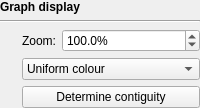
         <widget class="QWidget" name="graphDisplayWidget" native="true">
          <property name="enabled">
           <bool>true</bool>
          </property>
          <layout class="QVBoxLayout" name="verticalLayout">
           <property name="leftMargin">
            <number>0</number>
           </property>
           <property name="topMargin">
            <number>0</number>
           </property>
           <property name="rightMargin">
            <number>0</number>
           </property>
           <property name="bottomMargin">
            <number>0</number>
           </property>
           <item>
            <widget class="QLabel" name="label_10">
             <property name="font">
              <font>
               <weight>75</weight>
               <bold>true</bold>
              </font>
             </property>
             <property name="text">
              <string>Graph display</string>
             </property>
            </widget>
           </item>
           <item>
            <widget class="Line" name="line_5">
             <property name="orientation">
              <enum>Qt::Horizontal</enum>
             </property>
            </widget>
           </item>
           <item>
            <widget class="QWidget" name="widget_2" native="true">
             <layout class="QHBoxLayout" name="horizontalLayout_10">
              <property name="leftMargin">
               <number>0</number>
              </property>
              <property name="topMargin">
               <number>0</number>
              </property>
              <property name="rightMargin">
               <number>0</number>
              </property>
              <property name="bottomMargin">
               <number>0</number>
              </property>
              <item>
               <widget class="InfoTextWidget" name="zoomInfoText" native="true">
                <property name="sizePolicy">
                 <sizepolicy hsizetype="Fixed" vsizetype="Fixed">
                  <horstretch>0</horstretch>
                  <verstretch>0</verstretch>
                 </sizepolicy>
                </property>
                <property name="minimumSize">
                 <size>
                  <width>16</width>
                  <height>16</height>
                 </size>
                </property>
               </widget>
              </item>
              <item>
               <widget class="QLabel" name="label_13">
                <property name="text">
                 <string>Zoom:</string>
                </property>
                <property name="alignment">
                 <set>Qt::AlignRight|Qt::AlignTrailing|Qt::AlignVCenter</set>
                </property>
               </widget>
              </item>
              <item>
               <widget class="QDoubleSpinBox" name="zoomSpinBox">
                <property name="sizePolicy">
                 <sizepolicy hsizetype="Expanding" vsizetype="Fixed">
                  <horstretch>0</horstretch>
                  <verstretch>0</verstretch>
                 </sizepolicy>
                </property>
                <property name="suffix">
                 <string>%</string>
                </property>
                <property name="decimals">
                 <number>1</number>
                </property>
                <property name="minimum">
                 <double>5.000000000000000</double>
                </property>
                <property name="maximum">
                 <double>500.000000000000000</double>
                </property>
                <property name="singleStep">
                 <double>5.000000000000000</double>
                </property>
                <property name="value">
                 <double>100.000000000000000</double>
                </property>
               </widget>
              </item>
             </layout>
            </widget>
           </item>
           <item>
            <widget class="QWidget" name="widget_3" native="true">
             <layout class="QHBoxLayout" name="horizontalLayout_11">
              <property name="leftMargin">
               <number>0</number>
              </property>
              <property name="topMargin">
               <number>0</number>
              </property>
              <property name="rightMargin">
               <number>0</number>
              </property>
              <property name="bottomMargin">
               <number>0</number>
              </property>
              <item>
               <widget class="InfoTextWidget" name="nodeColourInfoText" native="true">
                <property name="sizePolicy">
                 <sizepolicy hsizetype="Fixed" vsizetype="Fixed">
                  <horstretch>0</horstretch>
                  <verstretch>0</verstretch>
                 </sizepolicy>
                </property>
                <property name="minimumSize">
                 <size>
                  <width>16</width>
                  <height>16</height>
                 </size>
                </property>
               </widget>
              </item>
              <item>
               <widget class="QComboBox" name="coloursComboBox">
                <item>
                 <property name="text">
                  <string>Uniform colour</string>
                 </property>
                </item>
                <item>
                 <property name="text">
                  <string>Colour by coverage</string>
                 </property>
                </item>
                <item>
                 <property name="text">
                  <string>Random colours</string>
                 </property>
                </item>
                <item>
                 <property name="text">
                  <string>Colour using BLAST hits</string>
                 </property>
                </item>
                <item>
                 <property name="text">
                  <string>Colour by contiguity</string>
                 </property>
                </item>
                <item>
                 <property name="text">
                  <string>Custom colours</string>
                 </property>
                </item>
               </widget>
              </item>
             </layout>
            </widget>
           </item>
           <item>
            <widget class="QWidget" name="contiguityWidget" native="true">
             <layout class="QHBoxLayout" name="horizontalLayout_15">
              <property name="leftMargin">
               <number>0</number>
              </property>
              <property name="topMargin">
               <number>0</number>
              </property>
              <property name="rightMargin">
               <number>0</number>
              </property>
              <property name="bottomMargin">
               <number>0</number>
              </property>
              <item>
               <widget class="InfoTextWidget" name="contiguityInfoText" native="true">
                <property name="sizePolicy">
                 <sizepolicy hsizetype="Fixed" vsizetype="Fixed">
                  <horstretch>0</horstretch>
                  <verstretch>0</verstretch>
                 </sizepolicy>
                </property>
                <property name="minimumSize">
                 <size>
                  <width>16</width>
                  <height>16</height>
                 </size>
                </property>
               </widget>
              </item>
              <item>
               <widget class="QPushButton" name="contiguityButton">
                <property name="text">
                 <string>Determine contiguity</string>
                </property>
               </widget>
              </item>
             </layout>
            </widget>
           </item>
          </layout>
         </widget>
